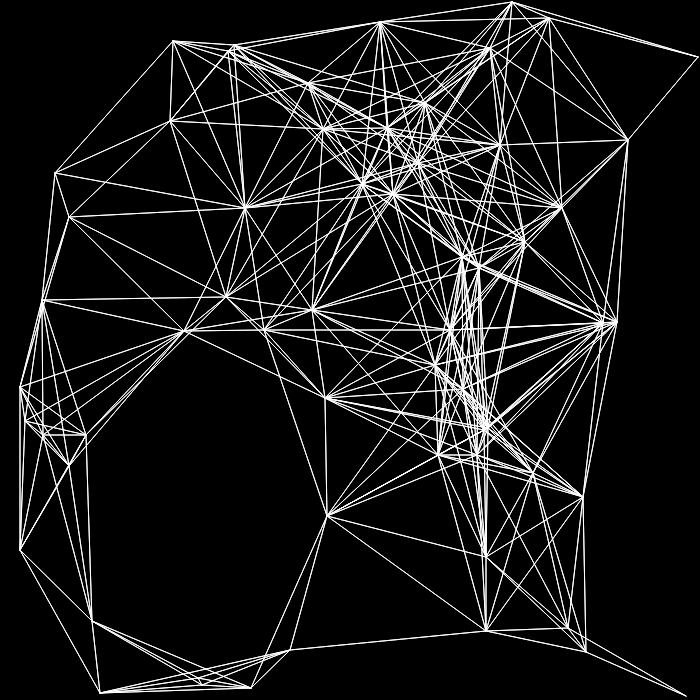
Frame 1 (no input)
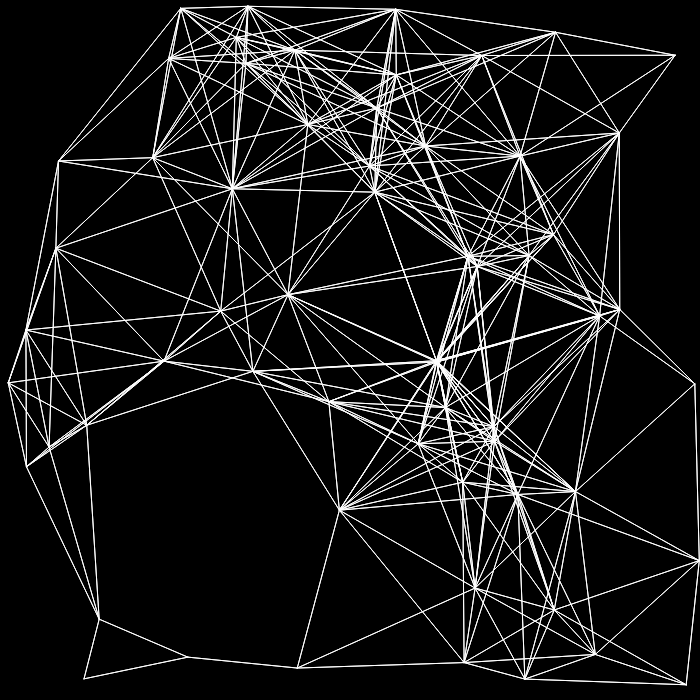
Frame 60 (no input)
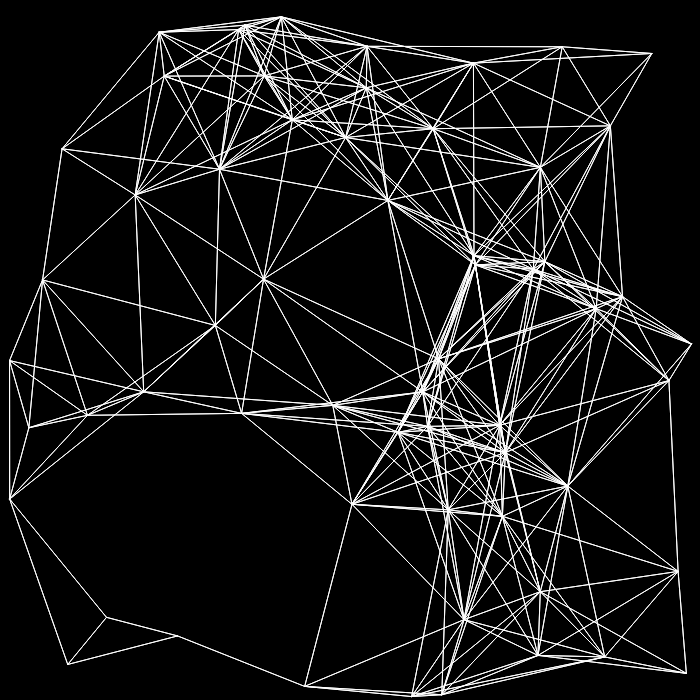
Frame 120 (the mouse pressed at the canvas centre since frame 60)

The p5.js sketch that drew these frames (run headless with seeded random() and noise() and a simulated clock; from frame 60 on, the mouse is pressed at the canvas centre):

// p5.js sketch
// ── sketch.js
const WIDTH = 700;
const HEIGHT = 700;
const NUMBER_POINTS = 60; // # of points that will be on the canvas

function setup()
{
   createCanvas(WIDTH, HEIGHT);
   // first initialize points at random location on canvas
   for(var i = 0; i < NUMBER_POINTS; i++)
   {
      pointContainer.container.push(new ConnectionPoint
      (
         Math.round(random(WIDTH)),
         Math.round(random(HEIGHT))
      ));
   }
}

function draw()
{
   background(0, 0, 0);
   stroke(255, 255, 255);
   pointContainer.display();
   // changes position of every point with Perlin noise
   var xoff = 0;
   for(var i = 0; i < pointContainer.container.length; i++)
   {
      pointContainer.container[i].x += map(noise(xoff), 0, 1, -1, 1);
      pointContainer.container[i].y += map(noise(xoff + 1000), 0, 1, -1, 1);
      xoff += 0.2;

      if(pointContainer.container[i].x > WIDTH)
      {
         pointContainer.container[i].x = 0;
      }
      if(pointContainer.container[i].y > WIDTH)
      {
         pointContainer.container[i].y = 0;
      }
      if(pointContainer.container[i].x < 0)
      {
         pointContainer.container[i].x = WIDTH;
      }
      if(pointContainer.container[i].y < 0)
      {
         pointContainer.container[i].y = HEIGHT;
      }
   }
}

// ── functions.js
// contains connection points for the lines and the methods they need
var pointContainer =
{
   container : []
};

// draws line between two points in pointContainer.container if they have less than a certain distance to each other
pointContainer.display = function()
{
   for(var i = 0; i < this.container.length; i++)
   {
      for(var j = 0; j < this.container.length; j++)
      {
         if(isWithinDistance(this.container[i], this.container[j], 200) && (i != j))
         {
            line(this.container[i].x, this.container[i].y, this.container[j].x, this.container[j].y);
         }
      }
   }
}

// constructor for a point on the canvas
var ConnectionPoint = function(x, y)
{
   this.x = x;
   this.y = y;
}

// checks whether two points are within the minDistance of each other
var isWithinDistance = function(point1, point2, minDistance)
{
   if(Math.sqrt(Math.pow(point1.x - point2.x, 2) + Math.pow(point1.y - point2.y, 2)) <= minDistance)
   {
      return true;
   }
   else
   {
      return false;
   }
}
